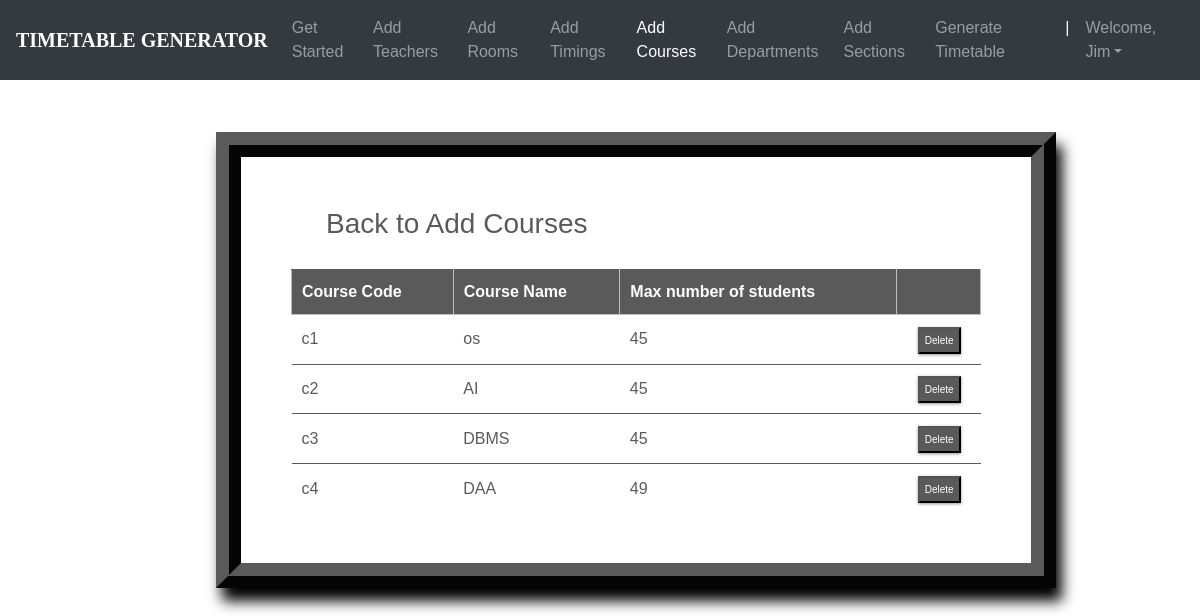
The app's page /courses_list/ (signed in) with its own data.
### ttgen/models.py (models this page shows, shortened)
class Course(models.Model):
    course_number = models.CharField(max_length=5, primary_key=True)
    course_name = models.CharField(max_length=40)
    max_numb_students = models.CharField(max_length=65)
    instructors = models.ManyToManyField(Instructor)

### ttgen/views.py (the view)
# urls.py: path('courses_list/', views.course_list_view, name='editcourse'),
@login_required
def course_list_view(request):
    context = {
        'courses': Course.objects.all()
    }
    return render(request, 'courseslist.html', context)

### templates/courseslist.html (shortened to what this page needs)
<!DOCTYPE html>
<html lang="en">
<head>
	<link rel="stylesheet" href="https://maxcdn.bootstrapcdn.com/bootstrap/4.0.0/css/bootstrap.min.css">
    <link rel="stylesheet" type="text/css" href="static/css/index.css">
</head>
<body>
        <header>
			<nav class="navbar navbar-expand-md navbar-dark fixed-top bg-dark">
                <a class="navbar-brand" href="#"><b>TIMETABLE GENERATOR</b></a>
                <div class="collapse navbar-collapse" id="navbarCollapse">
                    <ul class="navbar-nav ml-auto">
                    <li class="nav-item">
                        <a class="nav-link" href="{% url 'admindash' %}">Get Started</a>
                    </li>
                    <li class="nav-item">
                        <a class="nav-link" href="{% url 'addInstructors' %}">Add Teachers</a>
                    </li>
                    <li class="nav-item">
                        <a class="nav-link" href="{% url 'addRooms' %}">Add Rooms</a>
                    </li>
                    <li class="nav-item">
		                <a class="nav-link" href="{% url 'addTimings' %}">Add Timings</a>
		            </li>
                    <li class="nav-item active">
                        <a class="nav-link" href="{% url 'addCourses' %}">Add Courses</a>
                    </li>
                    <li class="nav-item">
			            <a class="nav-link" href="{% url 'addDepts' %}">Add Departments</a>
		            </li>
                    <li class="nav-item">
			            <a class="nav-link" href="{% url 'addSections' %}">Add Sections</a>
		            </li>
                    <li class="nav-item">
			            <a class="nav-link" href="{% url 'generate' %}">Generate Timetable</a>
		            </li>
                    <li class="nav-item active">
			            <a class="nav-link">|</a>
		            </li>
                    <li class="nav-item dropdown">
		                <a class="nav-link dropdown-toggle" href="#" id="dropdown03" data-toggle="dropdown" aria-haspopup="true" aria-expanded="false">Welcome, {{ user.first_name }}</a>
		            </li>
                    </ul>
                </div>
            </nav>
        </header>
        <br><br>
    {% block content %}
{% load static %}
<fieldset class="fieldset">
    <a href="{% url 'addCourses'%}"><h1 class="tablink" onclick="openPage('new')" id="defaultOpen">Back to Add Courses</h1></a>
    <div class="tabcontent" id="edit">
        <table class="table1">
            <thead>
            <tr class="table-headers">
            <th>Course Code</th>
            <th>Course Name</th>
            <th>Max number of students</th>
            <th  class="empty"></th>
            </tr>
            </thead>
            <tbody>
            {% for crs in courses %}
            <tr>
             <td>{{crs.course_number}}</td>
             <td>{{crs.course_name}}</td>
             <td>{{crs.max_numb_students}}</td>
             <td class="empty">
                <form action="{% url 'deletecourse' crs.course_number %}" method="post">
                        <input type="submit" value="Delete" class="cross">
                </form>
             </td>
             </tr>
            {% endfor %}
            </tbody>
        </table>
    </div>
</fieldset>
{% endblock %}

### static/css/index.css (style rules this page uses)
body { padding-top: 3rem; padding-bottom: 3rem; color: #5a5a5a; font-family: 'Poppins', sans-serif; overflow-x: hidden; }
nav { font-family: sans-serif; }
.navbar-brand { font-size: 20px; font-family: Georgia, 'Times New Roman', Times, serif; }

### templates/courseslist.html (style rules this page uses)
nav { font-family: sans-serif; }
.navbar-brand { font-size: 20px; font-family: Georgia, 'Times New Roman', Times, serif; }
* { margin: 0; padding: 0; box-sizing: border-box; }
html { scroll-behavior: smooth; }
a { text-decoration:none; }
form { margin-top: 3%; margin-left: 18%; margin-right: 12%; }
fieldset h1 { color: #5a5a5a; padding-bottom: 20px; margin-left: 35px; display: inline-block; cursor: pointer; font-size: 28px; }
fieldset input { padding:8px; color: #938c8c }
.table2 td, th { border: 1px solid rgb(190,190,190); padding: 10px 20px; }
.table1 { width: 100%; border-collapse: collapse; text-align: left; overflow: hidden; }
.table1 td, th { border-top: 1px solid #5a5a5a; padding: 10px; }
.table1 th { background-color: #5a5a5a; color: #fff; }
.cross { font-size:10px; box-shadow: 0px 1px 3px 0px #9e9292; padding: 4px 5px; color: #fff; background-color: #5a5a5a; cursor: pointer; }
.fieldset { margin-top: 3%; margin-left: 18%; margin-right: 12%; padding: 50px; border-width: 25px; border-style: ridge; border-color: #5a5a5a; box-shadow: 6px 13px 13px 0px black; background-color: #fff; }

### records on screen
Course: course_number "c1", course_name "os", max_numb_students "45"
Course: course_number "c2", course_name "AI", max_numb_students "45"
Course: course_number "c3", course_name "DBMS", max_numb_students "45"
Course: course_number "c4", course_name "DAA", max_numb_students "49"

### other values on screen
{{ user.first_name }} "Jim"
